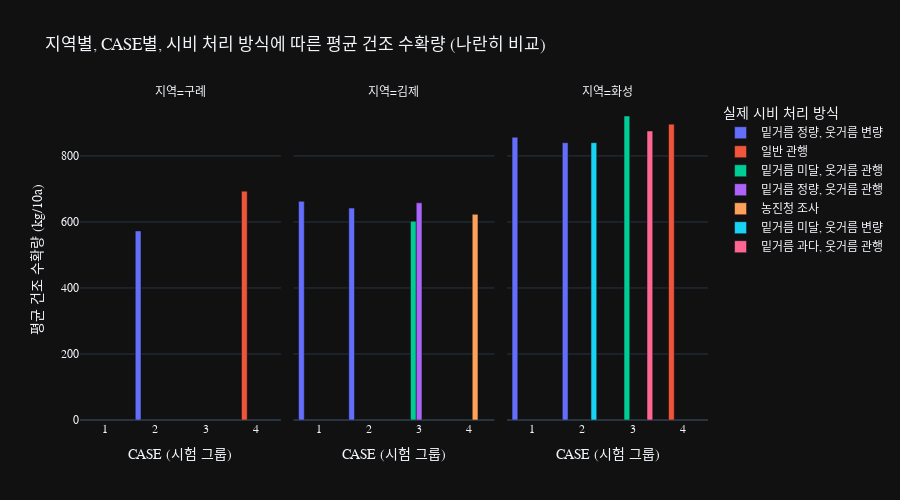

The code cell stored with this chart in its notebook:
### Code cell
# 1. 데이터 로드 (df는 메모리에 있다고 가정)
try:
    if 'df' not in locals() or df.empty:
         df = pd.read_csv("25년_수확량 통계.csv")
except NameError:
    df = pd.read_csv("25년_수확량 통계.csv")

# 2. 전처리 (수확량, 지역, CASE, 시비 처리)
df['건조 수확량(kg/10a)'] = pd.to_numeric(
    df['건조 수확량(kg/10a)'].astype(str).str.replace(',', '').str.strip(), errors='coerce'
)
df['지역'] = df['지역'].str.strip()
df['CASE'] = df['CASE'].astype(str).str.strip()
df['시비 처리'] = df['시비 처리'].str.strip()

# 3. 2025년 데이터 필터링
df_2025 = df[df['CASE'] != '-'].copy()

# 4. 데이터 집계
df_agg = df_2025.groupby(['지역', 'CASE', '시비 처리'])['건조 수확량(kg/10a)'].agg(
    평균수확량='mean',
    필지수='size'
).reset_index()

print(df_agg)

# 5. Plotly 시각화 (barmode='group' 추가)
fig = px.bar(
    df_agg,
    x='CASE',                  # X축: CASE (시험 그룹)
    y='평균수확량',              # Y축: 평균 건조 수확량
    color='시비 처리',           # 색상: 실제 시비 처리 방식
    barmode='group',           # *** 막대를 누적이 아닌 나란히 (그룹) 표시 ***
    facet_col='지역',            # 차트 분리: 지역별로
    hover_name='시비 처리',      # 마우스 오버 시 표시될 이름
    hover_data=['필지수'],       # 마우스 오버 시 추가 정보 (필지 수)
    labels={
        "평균수확량": "평균 건조 수확량 (kg/10a)",
        "CASE": "CASE (시험 그룹)",
        "시비 처리": "실제 시비 처리 방식",
        "필지수": "필지 수"
    },

    title="지역별, CASE별, 시비 처리 방식에 따른 평균 건조 수확량 (나란히 비교)",
    category_orders={"CASE": ['1', '2', '3', '4']}
)

# 6. 레이아웃 업데이트
fig.update_layout(
    height=500,
    font=dict(family="Malgun Gothic, AppleGGothic, sans-serif") # 한글 폰트
)
fig.update_xaxes(title_text='CASE (시험 그룹)')

fig.show()

### Figure 1 — Plotly figure (JSON) as saved in the notebook; plotly's stock layout.template omitted (floating-point values rounded to 4 significant figures)
{"data": [{"alignmentgroup": "True", "customdata": [[12]], "hovertemplate": "<b>%{hovertext}</b><br><br>실제 시비 처리 방식=밑거름 정량, 웃거름 변량<br>지역=구례<br>CASE (시험 그룹)=%{x}<br>평균 건조 수확량 (kg/10a)=%{y}<br>필지 수=%{customdata[0]}<extra></extra>", "hovertext": ["밑거름 정량, 웃거름 변량"], "legendgroup": "밑거름 정량, 웃거름 변량", "marker": {"color": "#636efa", "pattern": {"shape": ""}}, "name": "밑거름 정량, 웃거름 변량", "offsetgroup": "밑거름 정량, 웃거름 변량", "orientation": "v", "showlegend": true, "textposition": "auto", "x": ["2"], "xaxis": "x", "y": [572.9], "yaxis": "y", "type": "bar"}, {"alignmentgroup": "True", "customdata": [[2], [4]], "hovertemplate": "<b>%{hovertext}</b><br><br>실제 시비 처리 방식=밑거름 정량, 웃거름 변량<br>지역=김제<br>CASE (시험 그룹)=%{x}<br>평균 건조 수확량 (kg/10a)=%{y}<br>필지 수=%{customdata[0]}<extra></extra>", "hovertext": ["밑거름 정량, 웃거름 변량", "밑거름 정량, 웃거름 변량"], "legendgroup": "밑거름 정량, 웃거름 변량", "marker": {"color": "#636efa", "pattern": {"shape": ""}}, "name": "밑거름 정량, 웃거름 변량", "offsetgroup": "밑거름 정량, 웃거름 변량", "orientation": "v", "showlegend": false, "textposition": "auto", "x": ["1", "2"], "xaxis": "x2", "y": [662.6, 642.0], "yaxis": "y2", "type": "bar"}, {"alignmentgroup": "True", "customdata": [[2], [2]], "hovertemplate": "<b>%{hovertext}</b><br><br>실제 시비 처리 방식=밑거름 정량, 웃거름 변량<br>지역=화성<br>CASE (시험 그룹)=%{x}<br>평균 건조 수확량 (kg/10a)=%{y}<br>필지 수=%{customdata[0]}<extra></extra>", "hovertext": ["밑거름 정량, 웃거름 변량", "밑거름 정량, 웃거름 변량"], "legendgroup": "밑거름 정량, 웃거름 변량", "marker": {"color": "#636efa", "pattern": {"shape": ""}}, "name": "밑거름 정량, 웃거름 변량", "offsetgroup": "밑거름 정량, 웃거름 변량", "orientation": "v", "showlegend": false, "textposition": "auto", "x": ["1", "2"], "xaxis": "x3", "y": [856.6, 840.2], "yaxis": "y3", "type": "bar"}, {"alignmentgroup": "True", "customdata": [[2]], "hovertemplate": "<b>%{hovertext}</b><br><br>실제 시비 처리 방식=일반 관행<br>지역=구례<br>CASE (시험 그룹)=%{x}<br>평균 건조 수확량 (kg/10a)=%{y}<br>필지 수=%{customdata[0]}<extra></extra>", "hovertext": ["일반 관행"], "legendgroup": "일반 관행", "marker": {"color": "#EF553B", "pattern": {"shape": ""}}, "name": "일반 관행", "offsetgroup": "일반 관행", "orientation": "v", "showlegend": true, "textposition": "auto", "x": ["4"], "xaxis": "x", "y": [693.4], "yaxis": "y", "type": "bar"}, {"alignmentgroup": "True", "customdata": [[2]], "hovertemplate": "<b>%{hovertext}</b><br><br>실제 시비 처리 방식=일반 관행<br>지역=화성<br>CASE (시험 그룹)=%{x}<br>평균 건조 수확량 (kg/10a)=%{y}<br>필지 수=%{customdata[0]}<extra></extra>", "hovertext": ["일반 관행"], "legendgroup": "일반 관행", "marker": {"color": "#EF553B", "pattern": {"shape": ""}}, "name": "일반 관행", "offsetgroup": "일반 관행", "orientation": "v", "showlegend": false, "textposition": "auto", "x": ["4"], "xaxis": "x3", "y": [896.4], "yaxis": "y3", "type": "bar"}, {"alignmentgroup": "True", "customdata": [[1]], "hovertemplate": "<b>%{hovertext}</b><br><br>실제 시비 처리 방식=밑거름 미달, 웃거름 관행<br>지역=김제<br>CASE (시험 그룹)=%{x}<br>평균 건조 수확량 (kg/10a)=%{y}<br>필지 수=%{customdata[0]}<extra></extra>", "hovertext": ["밑거름 미달, 웃거름 관행"], "legendgroup": "밑거름 미달, 웃거름 관행", "marker": {"color": "#00cc96", "pattern": {"shape": ""}}, "name": "밑거름 미달, 웃거름 관행", "offsetgroup": "밑거름 미달, 웃거름 관행", "orientation": "v", "showlegend": true, "textposition": "auto", "x": ["3"], "xaxis": "x2", "y": [602.2], "yaxis": "y2", "type": "bar"}, {"alignmentgroup": "True", "customdata": [[3]], "hovertemplate": "<b>%{hovertext}</b><br><br>실제 시비 처리 방식=밑거름 미달, 웃거름 관행<br>지역=화성<br>CASE (시험 그룹)=%{x}<br>평균 건조 수확량 (kg/10a)=%{y}<br>필지 수=%{customdata[0]}<extra></extra>", "hovertext": ["밑거름 미달, 웃거름 관행"], "legendgroup": "밑거름 미달, 웃거름 관행", "marker": {"color": "#00cc96", "pattern": {"shape": ""}}, "name": "밑거름 미달, 웃거름 관행", "offsetgroup": "밑거름 미달, 웃거름 관행", "orientation": "v", "showlegend": false, "textposition": "auto", "x": ["3"], "xaxis": "x3", "y": [921.0], "yaxis": "y3", "type": "bar"}, {"alignmentgroup": "True", "customdata": [[1]], "hovertemplate": "<b>%{hovertext}</b><br><br>실제 시비 처리 방식=밑거름 정량, 웃거름 관행<br>지역=김제<br>CASE (시험 그룹)=%{x}<br>평균 건조 수확량 (kg/10a)=%{y}<br>필지 수=%{customdata[0]}<extra></extra>", "hovertext": ["밑거름 정량, 웃거름 관행"], "legendgroup": "밑거름 정량, 웃거름 관행", "marker": {"color": "#ab63fa", "pattern": {"shape": ""}}, "name": "밑거름 정량, 웃거름 관행", "offsetgroup": "밑거름 정량, 웃거름 관행", "orientation": "v", "showlegend": true, "textposition": "auto", "x": ["3"], "xaxis": "x2", "y": [657.9], "yaxis": "y2", "type": "bar"}, {"alignmentgroup": "True", "customdata": [[2]], "hovertemplate": "<b>%{hovertext}</b><br><br>실제 시비 처리 방식=농진청 조사<br>지역=김제<br>CASE (시험 그룹)=%{x}<br>평균 건조 수확량 (kg/10a)=%{y}<br>필지 수=%{customdata[0]}<extra></extra>", "hovertext": ["농진청 조사"], "legendgroup": "농진청 조사", "marker": {"color": "#FFA15A", "pattern": {"shape": ""}}, "name": "농진청 조사", "offsetgroup": "농진청 조사", "orientation": "v", "showlegend": true, "textposition": "auto", "x": ["4"], "xaxis": "x2", "y": [623.2], "yaxis": "y2", "type": "bar"}, {"alignmentgroup": "True", "customdata": [[2]], "hovertemplate": "<b>%{hovertext}</b><br><br>실제 시비 처리 방식=밑거름 미달, 웃거름 변량<br>지역=화성<br>CASE (시험 그룹)=%{x}<br>평균 건조 수확량 (kg/10a)=%{y}<br>필지 수=%{customdata[0]}<extra></extra>", "hovertext": ["밑거름 미달, 웃거름 변량"], "legendgroup": "밑거름 미달, 웃거름 변량", "marker": {"color": "#19d3f3", "pattern": {"shape": ""}}, "name": "밑거름 미달, 웃거름 변량", "offsetgroup": "밑거름 미달, 웃거름 변량", "orientation": "v", "showlegend": true, "textposition": "auto", "x": ["2"], "xaxis": "x3", "y": [840.2], "yaxis": "y3", "type": "bar"}, {"alignmentgroup": "True", "customdata": [[1]], "hovertemplate": "<b>%{hovertext}</b><br><br>실제 시비 처리 방식=밑거름 과다, 웃거름 관행<br>지역=화성<br>CASE (시험 그룹)=%{x}<br>평균 건조 수확량 (kg/10a)=%{y}<br>필지 수=%{customdata[0]}<extra></extra>", "hovertext": ["밑거름 과다, 웃거름 관행"], "legendgroup": "밑거름 과다, 웃거름 관행", "marker": {"color": "#FF6692", "pattern": {"shape": ""}}, "name": "밑거름 과다, 웃거름 관행", "offsetgroup": "밑거름 과다, 웃거름 관행", "orientation": "v", "showlegend": true, "textposition": "auto", "x": ["3"], "xaxis": "x3", "y": [875.6], "yaxis": "y3", "type": "bar"}], "layout": {"xaxis": {"anchor": "y", "domain": [0.0, 0.32], "title": {"text": "CASE (시험 그룹)"}, "categoryorder": "array", "categoryarray": ["1", "2", "3", "4"]}, "yaxis": {"anchor": "x", "domain": [0.0, 1.0], "title": {"text": "평균 건조 수확량 (kg/10a)"}}, "xaxis2": {"anchor": "y2", "domain": [0.34, 0.66], "matches": "x", "title": {"text": "CASE (시험 그룹)"}, "categoryorder": "array", "categoryarray": ["1", "2", "3", "4"]}, "yaxis2": {"anchor": "x2", "domain": [0.0, 1.0], "matches": "y", "showticklabels": false}, "xaxis3": {"anchor": "y3", "domain": [0.68, 1.0], "matches": "x", "title": {"text": "CASE (시험 그룹)"}, "categoryorder": "array", "categoryarray": ["1", "2", "3", "4"]}, "yaxis3": {"anchor": "x3", "domain": [0.0, 1.0], "matches": "y", "showticklabels": false}, "annotations": [{"font": {}, "showarrow": false, "text": "지역=구례", "x": 0.16, "xanchor": "center", "xref": "paper", "y": 1.0, "yanchor": "bottom", "yref": "paper"}, {"font": {}, "showarrow": false, "text": "지역=김제", "x": 0.5, "xanchor": "center", "xref": "paper", "y": 1.0, "yanchor": "bottom", "yref": "paper"}, {"font": {}, "showarrow": false, "text": "지역=화성", "x": 0.84, "xanchor": "center", "xref": "paper", "y": 1.0, "yanchor": "bottom", "yref": "paper"}], "legend": {"title": {"text": "실제 시비 처리 방식"}, "tracegroupgap": 0}, "title": {"text": "지역별, CASE별, 시비 처리 방식에 따른 평균 건조 수확량 (나란히 비교)"}, "barmode": "group", "font": {"family": "Malgun Gothic, AppleGGothic, sans-serif"}, "height": 500}}
